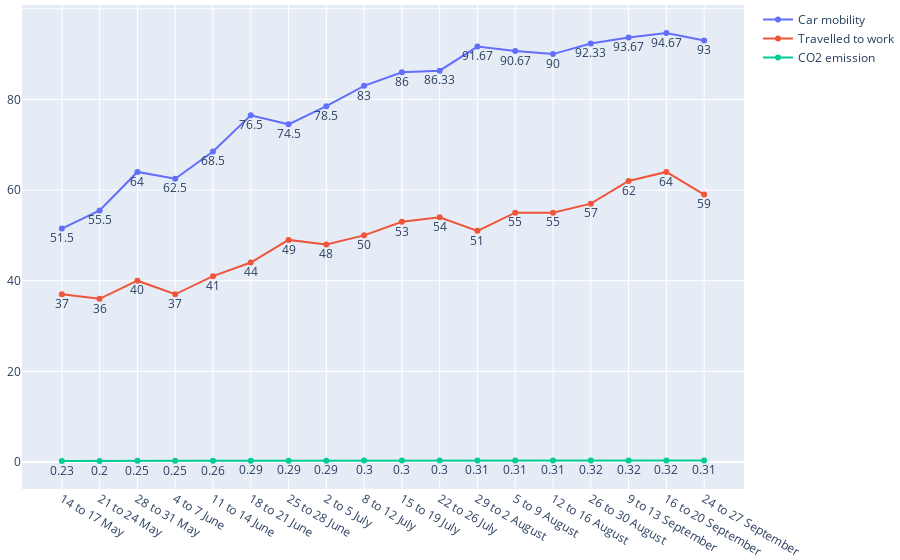

Here is the notebook cell this chart was saved with:
### Code cell
# plot mobility and emisison over time

fig = go.Figure()

fig.add_trace(go.Scatter(
    x=statistics_df.period,
    y=statistics_df['car_mobility_mean'],
    mode="lines+markers+text",
    name="Car mobility",
    text=round(statistics_df['car_mobility_mean'], 2),
    textposition="bottom center"
))

fig.add_trace(go.Scatter(
    x=statistics_df.period,
    y=statistics_df['travelled to work'],
    mode="lines+markers+text",
    name="Travelled to work",
    text=round(statistics_df['travelled to work'], 2),
    textposition="bottom center"
))

fig.add_trace(go.Scatter(
    x=statistics_df.period,
    y=statistics_df['co2 means'],
    mode="lines+markers+text",
    name="CO2 emission",
    text=round(statistics_df['co2 means'], 2),
    textposition="bottom center"
))


fig.update_layout(margin={"r":0,"t":0,"l":0,"b":0})
fig.show()

### Figure 1 — Plotly figure (JSON) as saved in the notebook; plotly's stock layout.template omitted (floating-point values rounded to 4 significant figures)
{"data": [{"mode": "lines+markers+text", "name": "Car mobility", "text": [51.5, 55.5, 64, 62.5, 68.5, 76.5, 74.5, 78.5, 83, 86, 86.33, 91.67, 90.67, 90, 92.33, 93.67, 94.67, 93], "textposition": "bottom center", "type": "scatter", "x": ["14 to 17 May", "21 to 24 May", "28 to 31 May", "4 to 7 June ", "11 to 14 June", "18 to 21 June", "25 to 28 June", "2 to 5 July", "8 to 12 July", "15 to 19 July", "22 to 26 July", "29 to 2 August", "5 to 9 August", "12 to 16 August", "26 to 30 August", "9 to 13 September", "16 to 20 September", "24 to 27 September"], "y": [51.5, 55.5, 64, 62.5, 68.5, 76.5, 74.5, 78.5, 83, 86, 86.33, 91.67, 90.67, 90, 92.33, 93.67, 94.67, 93]}, {"mode": "lines+markers+text", "name": "Travelled to work", "text": [37, 36, 40, 37, 41, 44, 49, 48, 50, 53, 54, 51, 55, 55, 57, 62, 64, 59], "textposition": "bottom center", "type": "scatter", "x": ["14 to 17 May", "21 to 24 May", "28 to 31 May", "4 to 7 June ", "11 to 14 June", "18 to 21 June", "25 to 28 June", "2 to 5 July", "8 to 12 July", "15 to 19 July", "22 to 26 July", "29 to 2 August", "5 to 9 August", "12 to 16 August", "26 to 30 August", "9 to 13 September", "16 to 20 September", "24 to 27 September"], "y": [37, 36, 40, 37, 41, 44, 49, 48, 50, 53, 54, 51, 55, 55, 57, 62, 64, 59]}, {"mode": "lines+markers+text", "name": "CO2 emission", "text": [0.23, 0.2, 0.25, 0.25, 0.26, 0.29, 0.29, 0.29, 0.3, 0.3, 0.3, 0.31, 0.31, 0.31, 0.32, 0.32, 0.32, 0.31], "textposition": "bottom center", "type": "scatter", "x": ["14 to 17 May", "21 to 24 May", "28 to 31 May", "4 to 7 June ", "11 to 14 June", "18 to 21 June", "25 to 28 June", "2 to 5 July", "8 to 12 July", "15 to 19 July", "22 to 26 July", "29 to 2 August", "5 to 9 August", "12 to 16 August", "26 to 30 August", "9 to 13 September", "16 to 20 September", "24 to 27 September"], "y": [0.2304, 0.2008, 0.2481, 0.2524, 0.2631, 0.2854, 0.2857, 0.2908, 0.2978, 0.3016, 0.3037, 0.3061, 0.3082, 0.3076, 0.3162, 0.3176, 0.32, 0.3121]}], "layout": {"margin": {"b": 0, "l": 0, "r": 0, "t": 0}}}
